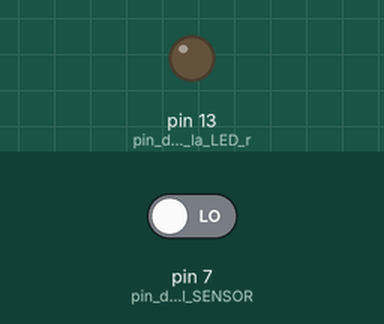
Bench run of a sketch on a simulated Arduino Uno, built with avr-gcc and run on an emulated ATmega328P. Shown: output pins drawn as LEDs (lit = HIGH). The test bench sets the inputs (shaded band); at power-on: pin 7 (pin_de_entrada_del_SENSOR) LOW.

Above: at 1.2 s.
1.3 s: pin 7 (pin_de_entrada_del_SENSOR) driven HIGH
At 2.3 s:
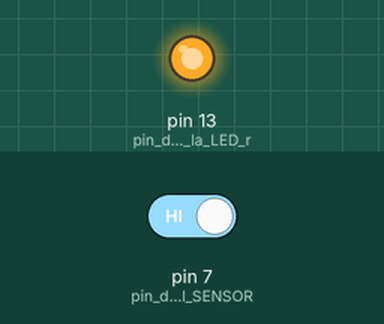
2.8 s: pin 7 (pin_de_entrada_del_SENSOR) driven LOW
At 3.4 s:
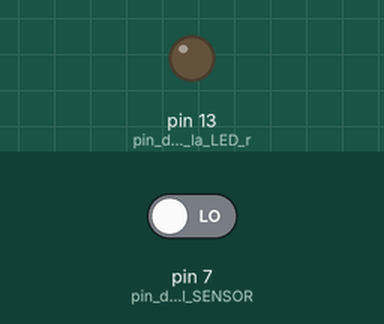
Timing chart, 0 to 5.8 s (numbered marks = the images above; inputs shaded):
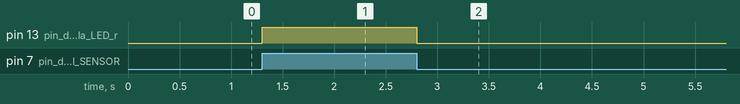

The sketch:

detector_presencia.ino
```cpp
// C++ code
void setup(){
  // put your setup code here, to run once:
  pinMode(13, OUTPUT);          //pin de salida de la LED roja
  pinMode(7, INPUT);            //pin de entrada del SENSOR PIR
}

void loop(){
  // put your main code here, to run repeatedly:
  //Comprueba si hay movimiento cerca del sensor PIR
  if ((digitalRead(7) == HIGH)) {
    digitalWrite(13, HIGH);     //Encender LED roja
  } else {
    digitalWrite(13, LOW);      //Apagar LED roja
  }
}
```

Measured:
- after the input at 1.3 s, pin 13 (pin_de_salida_de_la_LED_r): LOW → HIGH at once
- after the input at 2.8 s, pin 13 (pin_de_salida_de_la_LED_r): HIGH → LOW at once
